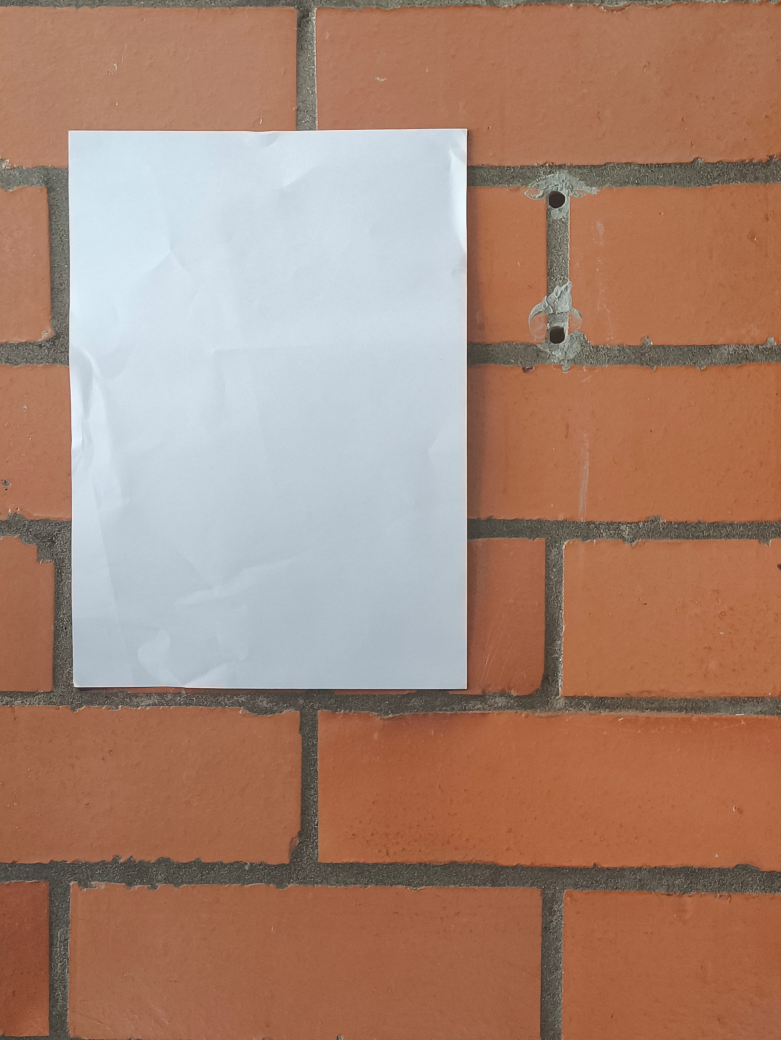
#> input picture imagenes/img_4.jpg, 3123 x 4160 px (shown at 1/4 size)
$ python -i detector_grietas.py   (imports and definitions only)
#> lines starting #> are read from the running program, lines starting #| are printed output that depends on the picture; after the words box and inside, x2 and y2 are one past the last pixel; in counts of white or black regions, pixels touching at a corner belong together
"""
Módulo para detección de grietas en superficies usando procesamiento de imágenes.

Combina técnicas de preprocesamiento, detección de bordes y extracción de características
para identificar posibles áreas dañadas.
"""

import cv2
import numpy as np
from matplotlib import pyplot as plt
from typing import Tuple


class CrackDetectionPipeline:
    """
    Pipeline completo para detección y análisis de grietas.

    Atributos:
        image_path (str): Ruta de la imagen a analizar
        orb_features (int): Número de características ORB a detectar
    """

    def __init__(self, image_path: str, orb_features: int = 1500):
        """
        Inicializa el pipeline con parámetros de configuración.

        Args:
            image_path: Ruta a la imagen de entrada
            orb_features: Cantidad máxima de características ORB (default: 1500)
        """
        self.image_path = image_path
        self.orb_features = orb_features
        self.original_image = None
        self.gray_image = None
        self.edges = None
        self.keypoints = None
        self.descriptors = None
        self.features_image = None

    def _load_image(self) -> None:
        """Carga y convierte la imagen a escala de grises."""
        self.original_image = cv2.imread(self.image_path)
#> self.original_image is the input picture: shape (4160, 3123, 3); mean B, G, R 115.8, 133.2, 168
        if self.original_image is None:
            raise FileNotFoundError(f"Imagen no encontrada: {self.image_path}")
        self.gray_image = cv2.cvtColor(self.original_image, cv2.COLOR_BGR2GRAY)
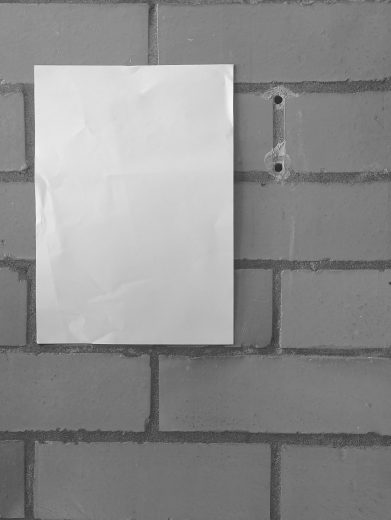
#> self.gray_image: shape (4160, 3123) (shown at 1/8 size); min 19, max 255, mean 141.7

    def _preprocess_image(self) -> None:
        """Aplica secuencia de preprocesamiento para realzar características."""
        blurred = cv2.blur(self.gray_image, (3, 3))
        log_transformed = self._apply_log_transform(blurred)
        self.edges = self._enhance_edges(log_transformed)

    def _apply_log_transform(self, image: np.ndarray) -> np.ndarray:
        """Aplica transformación logarítmica para mejorar el contraste."""
        normalized = (np.log(image + 1) / np.log(1 + np.max(image))) * 255
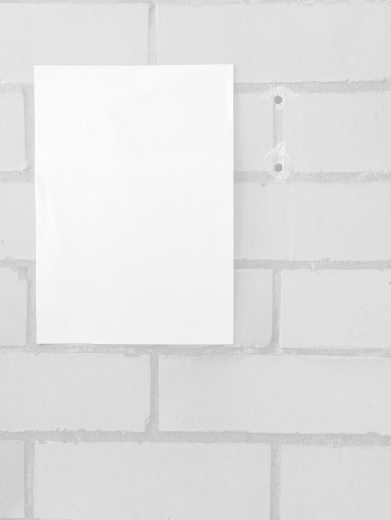
#> normalized: shape (4160, 3123) float16 (shown at 1/8 size); min 153.6, max 255, mean 226.6
        return normalized.astype(np.uint8)

    def _enhance_edges(self, image: np.ndarray) -> np.ndarray:
        """Realza bordes usando filtrado bilateral y detección Canny."""
        bilateral = cv2.bilateralFilter(image, 4, 90, 90)
        return cv2.Canny(bilateral, 82, 172)
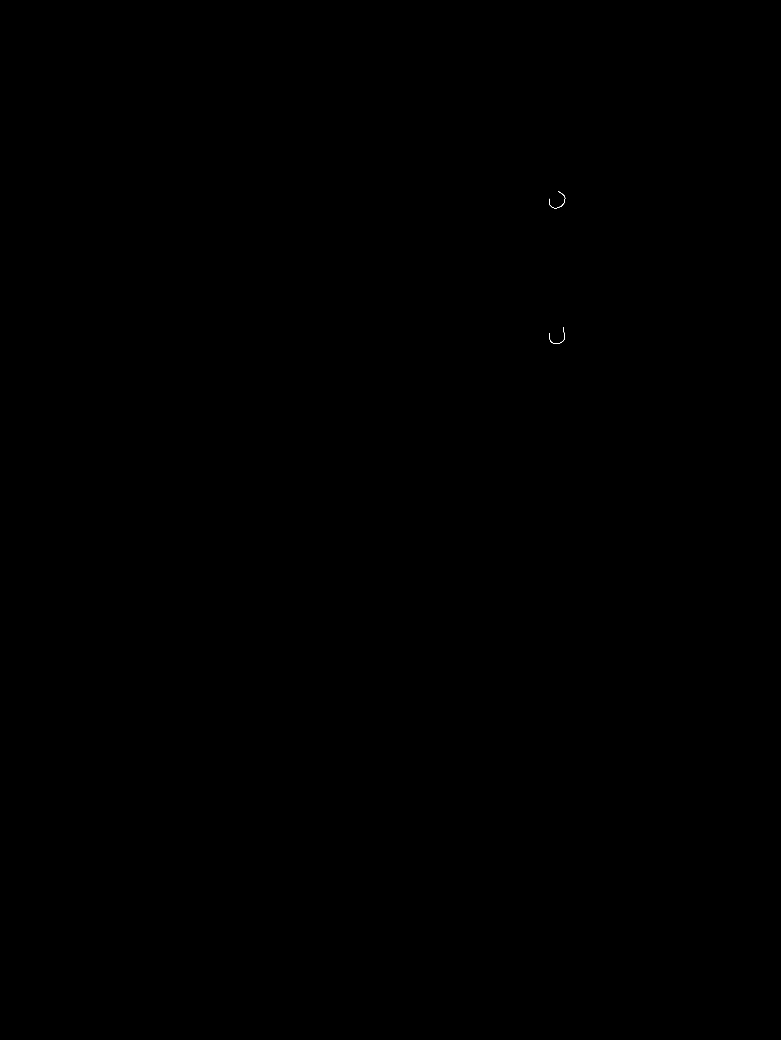
#> returned value: shape (4160, 3123) (shown at 1/4 size); 0% white in thin lines or dots, all inside (x1, y1, x2, y2) = (2196, 765, 2261, 1375)

    def _apply_morphology(self) -> None:
        """Mejora la conectividad de bordes con operaciones morfológicas."""
        kernel = np.ones((8, 8), np.uint8)
        self.edges = cv2.dilate(self.edges, kernel, iterations=2)
#> self.edges: shape (4160, 3123); 0.05% white; 2 white regions, box (x1, y1, x2, y2) and area: (2190, 759, 2269, 842) 3157, (2193, 1304, 2268, 1383) 2791
        self.edges = cv2.morphologyEx(self.edges, cv2.MORPH_CLOSE, kernel)
#> self.edges: shape (4160, 3123); 0.05% white; 2 white regions, box (x1, y1, x2, y2) and area: (2191, 760, 2270, 843) 3172, (2194, 1305, 2269, 1384) 2801

    def _detect_orb_features(self) -> None:
        """Detecta características ORB en los bordes procesados."""
        orb = cv2.ORB_create(nfeatures=self.orb_features)
        self.keypoints, self.descriptors = orb.detectAndCompute(self.edges, None)
#> self.keypoints = 307 keypoints; strongest (x, y, size): (2197, 794, 77.1), (2254, 1308, 111.1), (2232, 767, 111.1), (2198, 791, 92.6)
        self.features_image = cv2.drawKeypoints(
            self.edges, self.keypoints, None, flags=cv2.DRAW_MATCHES_FLAGS_DRAW_RICH_KEYPOINTS
        )

    def _display_results(self) -> None:
        """Muestra resultados del proceso de detección."""
        plt.figure(figsize=(10, 5))

        plt.subplot(1, 2, 1)
        plt.imshow(cv2.cvtColor(self.original_image, cv2.COLOR_BGR2RGB))
        plt.title('Imagen Original')
        plt.axis('off')

        plt.subplot(1, 2, 2)
        plt.imshow(self.features_image, cmap='gray')
        plt.title('Características Detectadas')
        plt.axis('off')

        plt.tight_layout()
        plt.show()
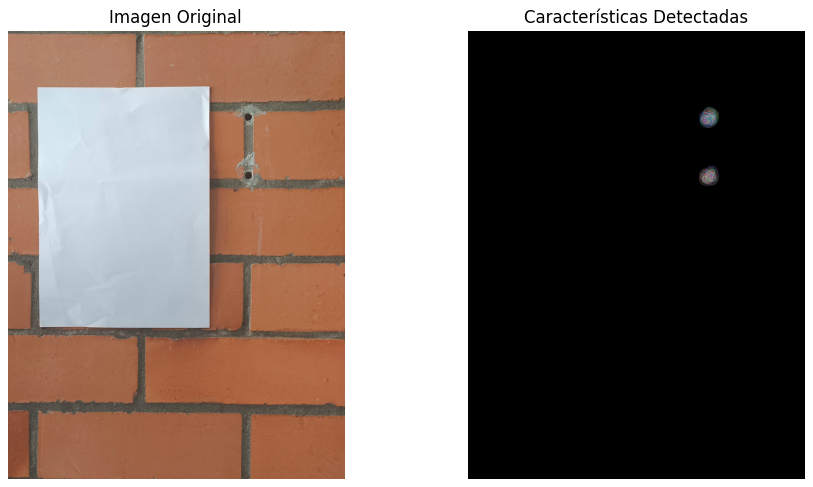
#> figure drawn by matplotlib, 2 panels

    def execute(self) -> np.ndarray:
        """
        Ejecuta el pipeline completo de detección.

        Returns:
            Imagen binaria con bordes detectados
        """
        self._load_image()
        self._preprocess_image()
        self._apply_morphology()
        self._detect_orb_features()
        self._display_results()
        return self.edges


# [4 lines left out: function main, not called in this run]


# [2 lines not run here, left out]

>>> result = CrackDetectionPipeline('imagenes/img_4.jpg').execute()

$ run again, on imagenes/img_1.jpg
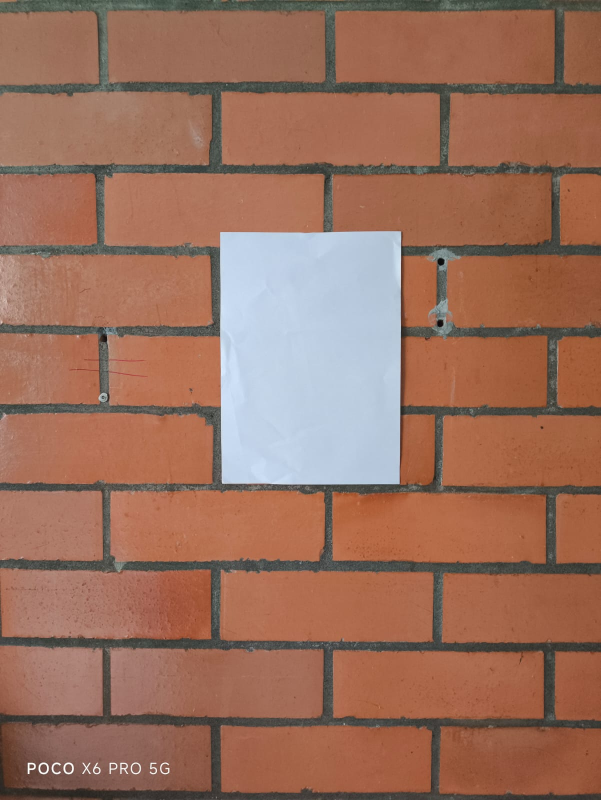
#> input picture imagenes/img_1.jpg, 1201 x 1600 px (shown at 1/2 size)
#> in _load_image, self.original_image is the input picture: shape (1600, 1201, 3); mean B, G, R 92.7, 111, 154.2
#> in _apply_log_transform, `normalized = (np.log(image + 1) / np.log(1 + np.max(image))) * 255`:
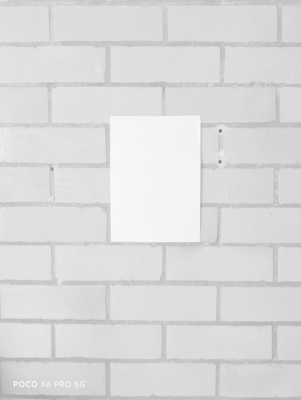
#> normalized: shape (1600, 1201) float16 (shown at 1/4 size); min 105.9, max 255, mean 219.8
#> self.keypoints = 108 keypoints; strongest (x, y, size): (212, 669, 92.6), (204, 676, 37.2), (211, 670, 111.1), (220, 691, 44.6)
#> in _display_results, `plt.show()`:
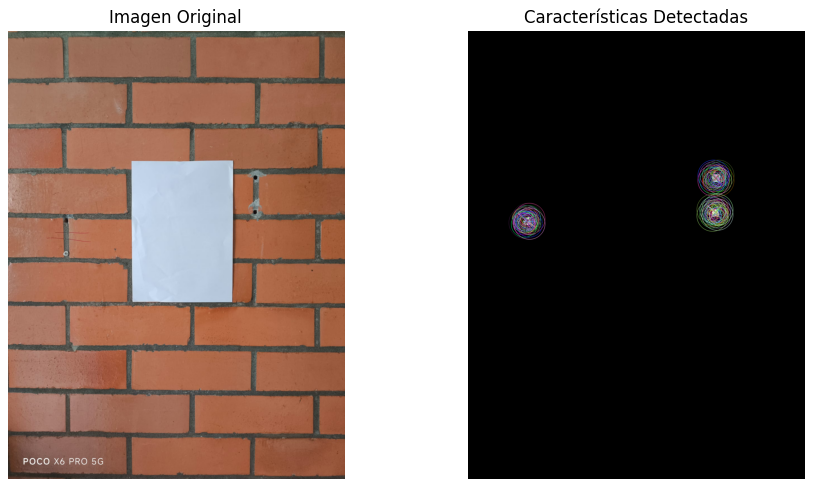
#> figure drawn by matplotlib, 2 panels

$ run again, on imagenes/img_2.jpg
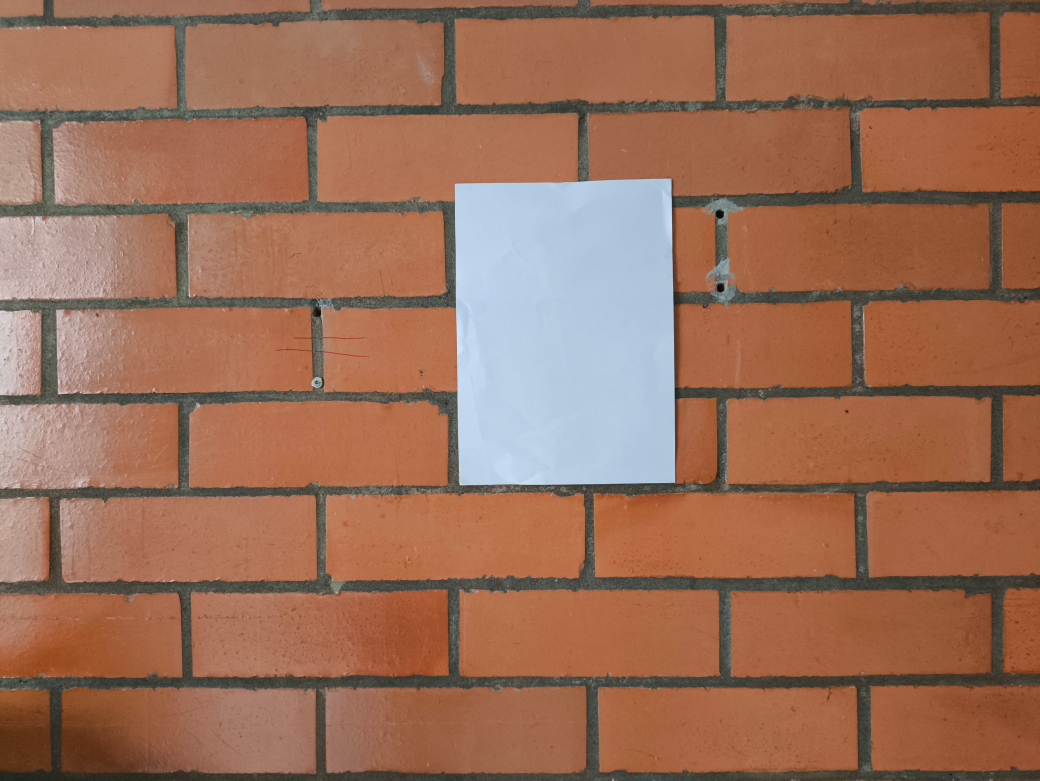
#> input picture imagenes/img_2.jpg, 4160 x 3123 px (shown at 1/4 size)
#> in _load_image, self.original_image is the input picture: shape (3123, 4160, 3); mean B, G, R 87.5, 109.6, 154.3
#> in _apply_morphology, `self.edges = cv2.dilate(self.edges, kernel, iterations=2)`:
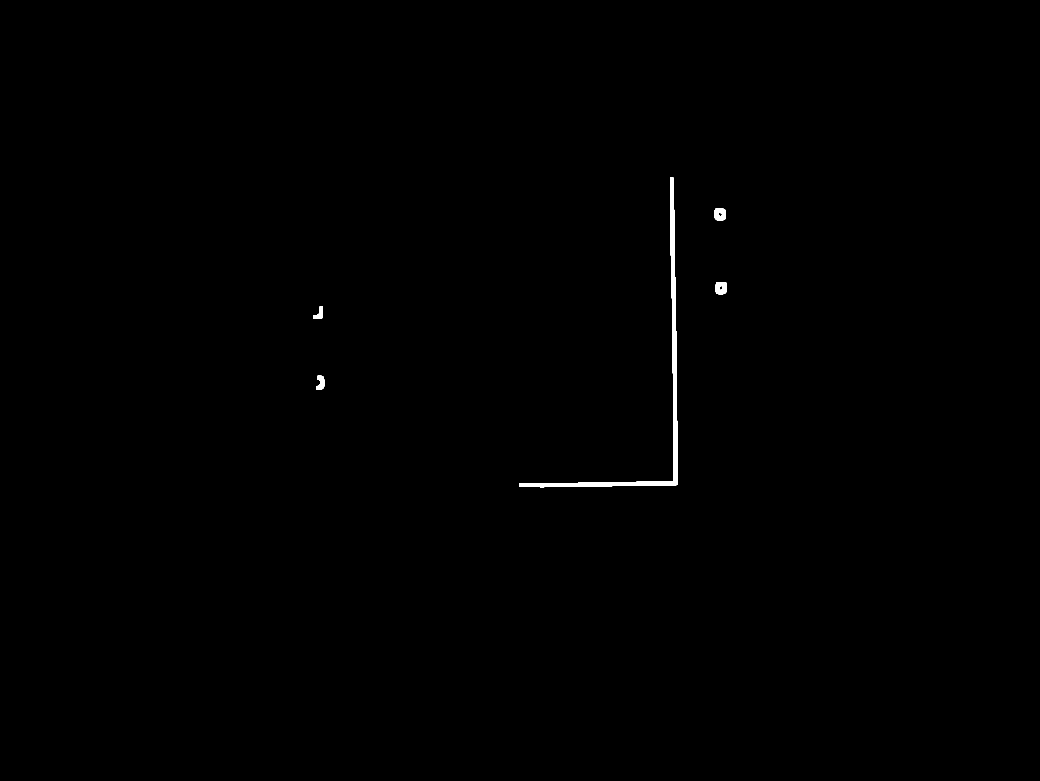
#> self.edges: shape (3123, 4160) (shown at 1/4 size); 0.26% white; 5 white regions, box (x1, y1, x2, y2) and area: (2077, 711, 2710, 1949) 28143, (2858, 832, 2903, 883) 1918, (2863, 1129, 2905, 1177) 1768, (1265, 1503, 1298, 1560) 1309, (1253, 1227, 1292, 1276) 1116
#> self.keypoints = 387 keypoints; strongest (x, y, size): (2878, 856, 64.3), (2694, 713, 37.2), (2884, 857, 53.6), (2881, 858, 77.1)
#> in _display_results, `plt.show()`:
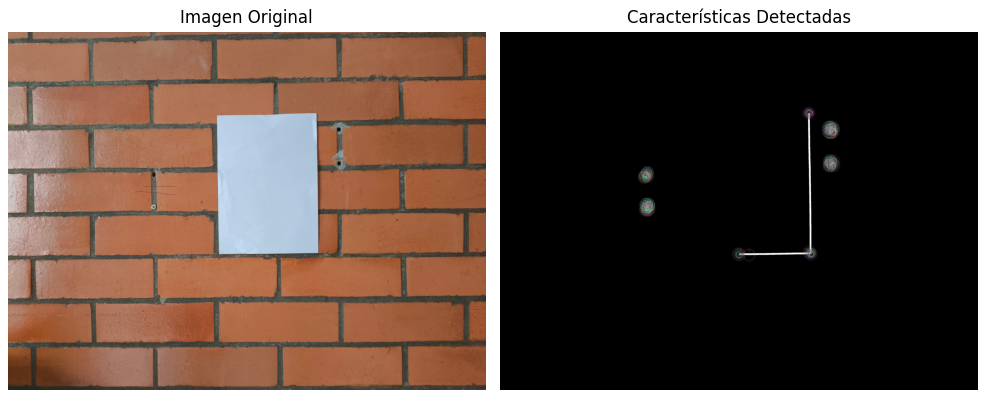
#> figure drawn by matplotlib, 2 panels
